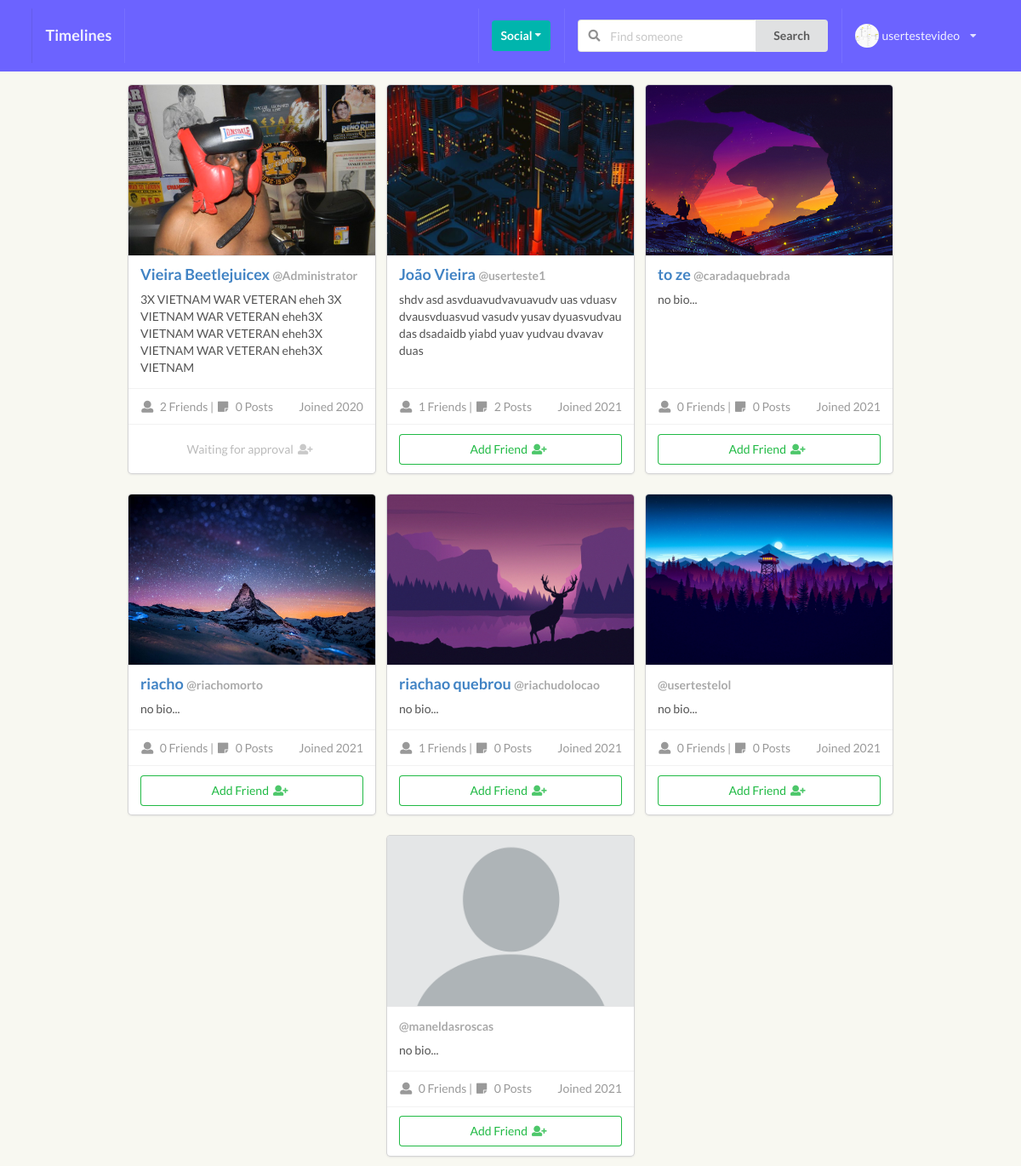
/profiles/ (signed in), run on an earlier commit of the app's database.
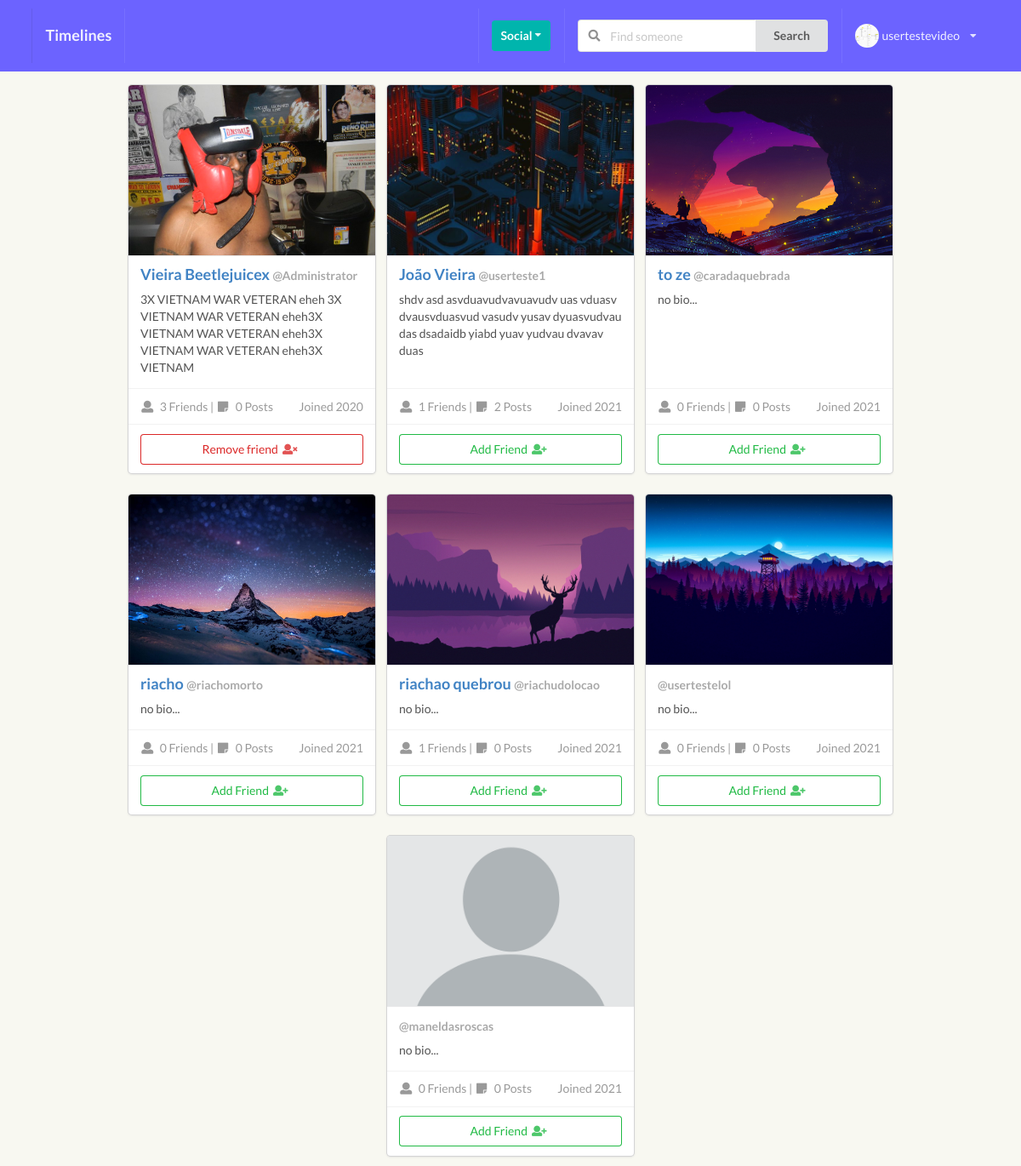
And on a later commit of the database.
### perfil/models.py (models this page shows, shortened)
class Profile(models.Model):
    first_name = models.CharField(max_length=200, blank=True)
    last_name = models.CharField(max_length=200, blank=True)
    username = models.OneToOneField(User, on_delete=models.CASCADE)
    bio = models.TextField(default="no bio...", max_length=120)
    email = models.EmailField(max_length=200, blank=True)
    country = models.CharField(max_length=200, blank=True)
    avatar = models.ImageField(default='avatar.png', upload_to='avatars/')
    friends = models.ManyToManyField(User, blank=True, related_name='friends')
    slug = models.SlugField(unique=True, blank=True)
    updated = models.DateTimeField(auto_now=True)
    created = models.DateTimeField(auto_now_add=True)
    objects = ProfileManager()
    def get_absolute_url(self):
        return reverse("perfil:profile_detail_view", kwargs={"slug": self.slug})
    def get_friends_no(self):
        return self.friends.count()
    def get_posts_no(self):
        return self.posts.all().count() #'posts' is related name to comments authors in /posts/models.py
    def created_str(self):
        new_created = self.created.strftime('%y')
        return new_created
    __initial_first_name = None
    __initial_last_name = None
    def __init__(self, *args, **kwargs):
        super().__init__(*args, **kwargs)
        self.__initial_first_name = self.first_name
        self.__initial_last_name = self.last_name

### perfil/views.py (the view, shortened to what this page needs)
# urls.py: path('', ProfileListView.as_view(), name="all-profiles-view"),
class ProfileListView(LoginRequiredMixin, ListView):
    model = Profile
    template_name = 'perfil/profiles_list.html'
    def get_queryset(self):
        qs = Profile.objects.get_all_profiles(self.request.user)
        return qs
    def get_context_data(self, **kwargs):
        context = super().get_context_data(**kwargs)
        user = User.objects.get(username__iexact=self.request.user)
        profile = Profile.objects.get(username=user)
        rel_r = Relationship.objects.filter(sender=profile)
        rel_s = Relationship.objects.filter(receiver=profile)
        rel_receiver = []
        rel_sender = []
        for item in rel_r:
            rel_receiver.append(item.receiver.username)
        for item in rel_s:
            rel_sender.append(item.sender.username)
        context["rel_receiver"] = rel_receiver
        context["rel_sender"] = rel_sender
        context['is_empty'] = False
        if len(self.get_queryset()) == 0:
            context['is_empty'] = True
        return context

### perfil/context_processors.py (called while the page is built)
def profile_pic(request):
    if request.user.is_authenticated:
        profile_obj = Profile.objects.get(username=request.user)
        pic = profile_obj.avatar
        return {'picture':pic}
    return {}

def invitations_received_no(request):
    if request.user.is_authenticated:
        profile_obj = Profile.objects.get(username=request.user)
        qs_count = Relationship.objects.invitations_received(profile_obj).count()
        return {'invites_num':qs_count}
    return {}

### perfil/models.py (called while the page is built)
    def get_all_profiles(self, me):
        profiles = Profile.objects.all().exclude(username=me)
        return profiles

    def invitations_received(self, receiver):
        qs = Relationship.objects.filter(receiver=receiver, status='send')
        return qs

### perfil/templates/perfil/profiles_list.html (shortened to what this page needs)
{% extends 'base.html' %} {% block title %} All Profiles {% endblock title %} {% block content %}
<div class="ui grid mt-100">
    <div class="ui centered cards">
        {% for obj in object_list %}
        <div class="card">
            <div class="image">
                <img class="profile-list-avatar" src="{{obj.avatar.url}}">
            </div>
            <div class="content">
                <div class="header"><a href="{{ obj.get_absolute_url}}">{{obj.first_name}} {{obj.last_name}} <span class="small_text">@{{obj.username}}</span></a>
                </div>
                <div class="description">
                    {{obj.bio}}
                </div>
            </div>
            <div class="extra content">
                <span class="right floated">
              Joined 20{{obj.created_str}}
            </span>
                <span>
              <i class="user icon"></i>
              {{obj.get_friends_no}} Friends |
              <i class="sticky note icon"></i>
              {{obj.get_posts_no}} Posts
            </span>
            </div>
            <div class="extra content">
                <span>
                    {% if obj.username not in rel_receiver and request.user not in rel_sender %}
                    <form class="send_invite" action="{% url 'perfil:send_invite' %}" method="POST">
                        <button type="submit" class="ui positive basic button max-content-width">Add Friend&nbsp;&nbsp;&nbsp;<i class="user plus icon "></i></button>
                    </form>
                    {% endif %} {% if obj.username in rel_receiver and request.user not in obj.friends.all %}
                    <button type="submit" class="ui disabled basic button max-content-width">Waiting for approval&nbsp;&nbsp;&nbsp;<i class="user plus icon "></i></button> {% endif %} {% if request.user in obj.friends.all %}
                    <form action="{% url 'perfil:remove_friend' %}" method="POST">
                        <button type="submit" class="ui basic negative button max-content-width">Remove friend&nbsp;&nbsp;&nbsp;<i class="user times icon "></i></button>
                    </form>
                    {% endif %}
                </span>
            </div>
        </div>
        {% endfor %}</div>
</div> {% endblock content %}

What changed in the data, as far as the page shows it:
changed Profile "Beetlejuicex": get_friends_no "2" → "3"; text "Waiting for approval" → "Remove friend"
